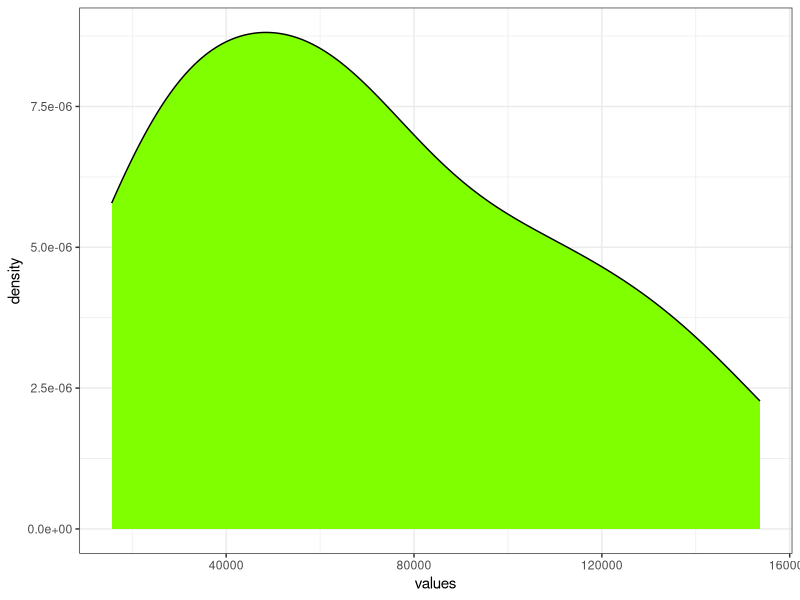
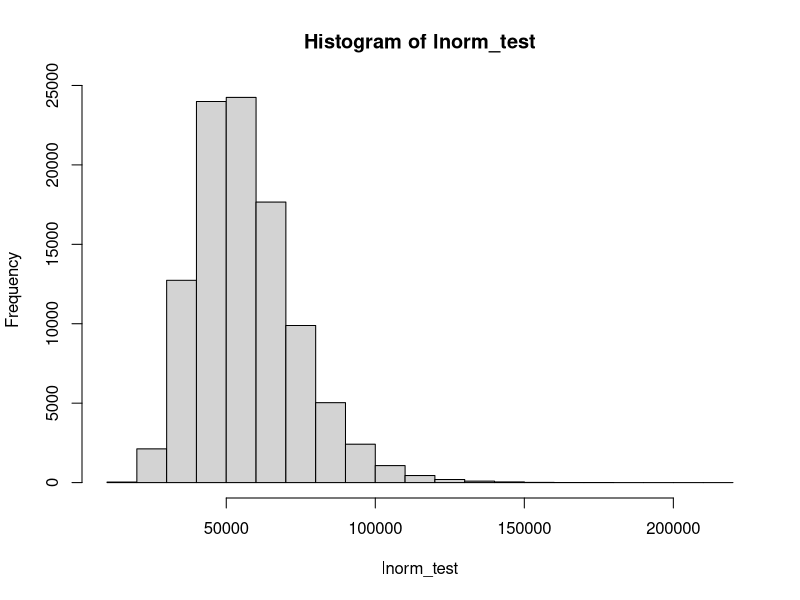
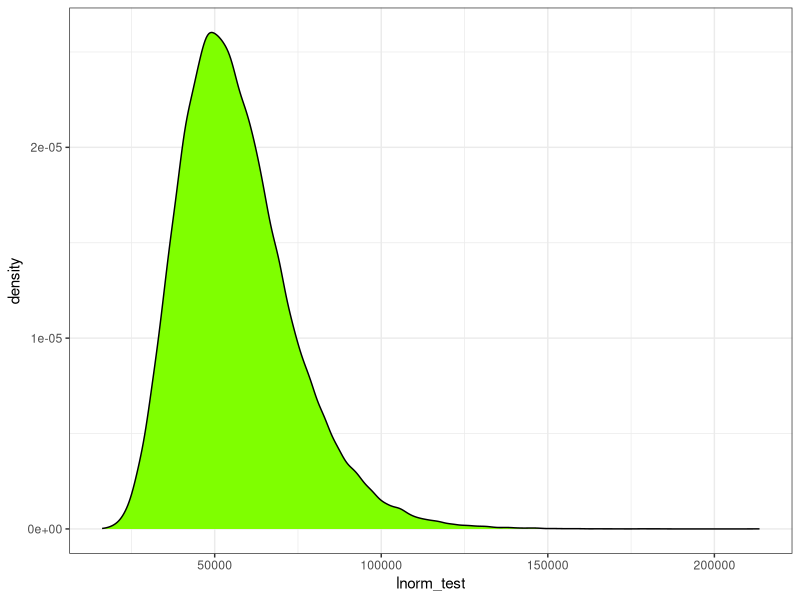
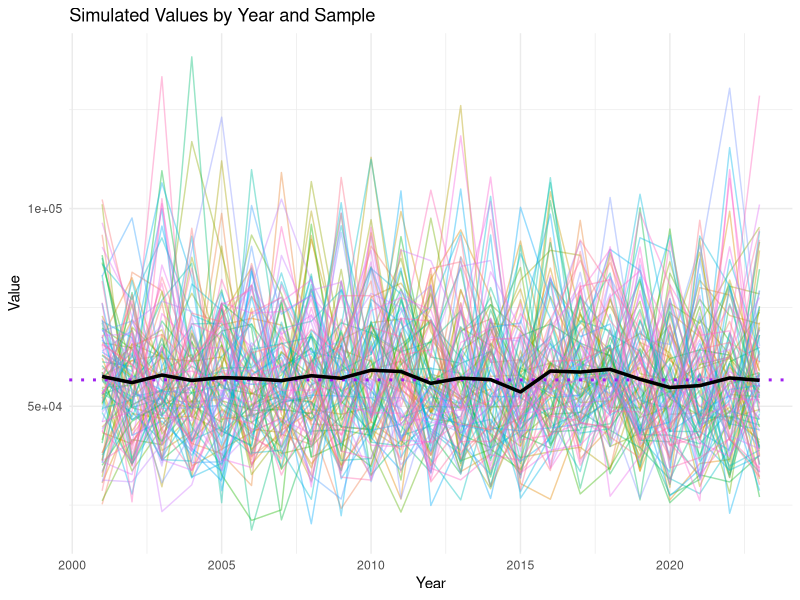
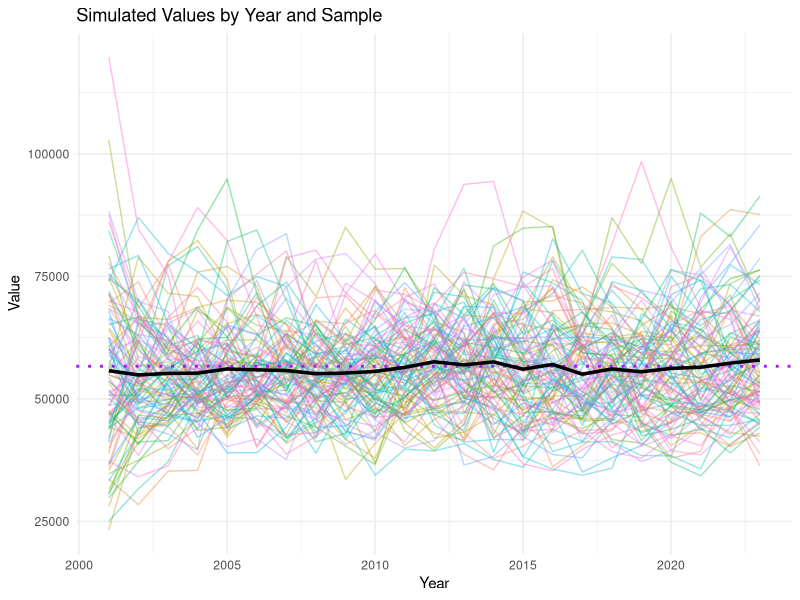

Recreate these plots in R, in order.
############################### Set a simulation with a mean at the ACL and pse of 50

#################################### ACL Single Year Average #####################################
library(tidyverse)
library(zoo)
library(slider)
library(dplyr)

## rec acl
rec_acl <- 56668


# Original data
values <- c(97567, 70855, 62834, 119194, 136541, 131796, 18672, 22069, 48081, 59094,
            26609, 110125, 75474, 153669, 32258, 49441, 15619, 101224, 88807, 57491,
            29663, 38848, 68438)

ggplot(data.frame(values), aes(values)) + geom_density(fill='chartreuse') + theme_bw()

# Proportional standard error
pse <- 0.3  # 50%
mean_value <- rec_acl
n_repeats <- 100
sd_val <- pse * mean_value# * sqrt(length(values))

#Estimating mean/sd for rlnorm
location <- log(mean_value^2/sqrt(sd_val^2 + mean_value^2))
shape <- sqrt(log(1+(sd_val^2/mean_value^2)))

#Check simulated distribution
lnorm_test <- rlnorm(100000, mean=location, sd=shape)
hist(lnorm_test)
ggplot(data.frame(lnorm_test), aes(lnorm_test)) + geom_density(fill='chartreuse') + theme_bw()
mean(lnorm_test)
sd(lnorm_test)

#Simulate 100 samples per value - lognormal distribution
#set.seed(456)
simulated_df_acl <- map_dfc(1:n_repeats, ~ rlnorm(length(values), mean = location, sd = shape)) %>%
  set_names(paste0("Sample", 1:n_repeats))

# Pivot to long format
simulated_long_acl <- simulated_df_acl %>%
  mutate(ID = row_number()) %>%
  pivot_longer(
    cols = starts_with("Sample"),
    names_to = "Sample",
    values_to = "Value"
  ) %>%
  mutate(
    Sample = str_remove(Sample, "Sample"),
    Value = pmax(Value, 0)#,# recode negative values to 0
    # Value = pmax(Value, 120000) # recode value > 120k to 120k
  )

#Cap - set maximum value; replace simulated values over cap with cap
cap <- max(values)

#Check percent above cap before adjusting
length(simulated_long_acl$Value[simulated_long_acl$Value>cap])/length(simulated_long_acl$Value)

#Replace
simulated_long_acl$Value <- ifelse(simulated_long_acl$Value > cap, cap, simulated_long_acl$Value)


# Count per ID and convert to percentage
percent_above_acl <- simulated_long_acl %>%
  mutate(Value_over = if_else(Value > 56668, 1, 0))

### Percent of values > 56668
Percent_over_1_yr_acl <- sum(percent_above_acl$Value_over/nrow(simulated_long_acl))
Percent_over_1_yr_acl


percent_above_plot_data_acl <- percent_above_acl %>% 
  mutate(Year = ID + 2000)

df_summary_acl <- percent_above_plot_data_acl %>%
  group_by(Year) %>%
  summarise(mean_value = mean(Value, na.rm = TRUE))

p1_acl <- ggplot(percent_above_plot_data_acl , aes(x = Year, y = Value, group = Sample, color = as.factor(Sample))) +
  geom_line(alpha = 0.4) +  # faint lines for clarity
  theme_minimal() +
  labs(
    title = "Simulated Values by Year and Sample",
    x = "Year",
    y = "Value",
    color = "Sample"
  ) +
  theme(legend.position = "none") +
  geom_hline(yintercept = rec_acl, color = "purple", linetype = "dotted", size = 1)
p2_acl <- p1_acl +
  geom_line(
    data = df_summary_acl,
    aes(x = Year, y = mean_value),
    color = "black",
    size = 1.2,
    inherit.aes = FALSE
  )

p2_acl

#ggsave(file="1year_acl_pse_10.png")
#################################### ACL Single Year Average #####################################





#################################### Three year ACL Year Average #####################################


# Proportional standard error
# pse <- 0.3  # 50%
# mean_value <- rec_acl
# n_repeats <- 100
# sd_val <- pse * mean_value * sqrt(length(values))
# 
# #mean/sd for rlnorm
# location <- log(mean_value^2/sqrt(sd_val^2 + mean_value^2))
# shape <- sqrt(log(1+(sd_val^2/mean_value^2)))


# Simulate 100 samples per value
#set.seed(456)
simulated_df_acl_3yr <- map_dfc(1:n_repeats, ~ rlnorm(length(values), mean = location, sd = shape)) %>%
  set_names(paste0("Sample", 1:n_repeats))

# Pivot to long format
simulated_long_acl_3yr <- simulated_df_acl_3yr %>%
  mutate(ID = row_number()) %>%
  pivot_longer(
    cols = starts_with("Sample"),
    names_to = "Sample",
    values_to = "Value"
  ) %>%
  mutate(
    Sample = str_remove(Sample, "Sample"),
    Value = pmax(Value, 0)
  )


#Cap - set maximum value; replace simulated values over cap with cap

cap <- max(values)

simulated_long_acl_3yr$Value <- ifelse(simulated_long_acl_3yr$Value > cap, cap, simulated_long_acl_3yr$Value)



simulated_long_acl_3yr <- simulated_long_acl_3yr %>% 
  arrange(Sample, ID) %>% 
  mutate(Year=ID+2000)


df_sma <- simulated_long_acl_3yr %>%
  arrange(Sample, Year) %>%      # order by Sample and Year
  group_by(Sample) %>%           # calculate separately for each Sample
  mutate(Rolling3yr_Avg = slide_dbl(Value,
                                    mean,
                                    .before = 2,     # include current year + 2 previous = 3-year window
                                    .complete = FALSE)) %>%
  ungroup()
head(df_sma, 50)
# Check


### 
library(tidyverse)

# Count per ID and convert to percentage
percent_above_acl_3yr <- df_sma %>%
  mutate(Value_over = if_else(Rolling3yr_Avg > 56668, 1, 0))

### Percent of values > 56668
Percent_over_3_yr_acl <- sum(percent_above_acl_3yr$Value_over/nrow(df_sma))
Percent_over_3_yr_acl 


percent_above_plot_data_acl_3yr <- df_sma

df_summary_acl_3yr <- percent_above_plot_data_acl_3yr %>%
  group_by(Year) %>%
  summarise(mean_3yrvalue = mean(Rolling3yr_Avg, na.rm = TRUE))

p1_acl_3yr <- ggplot(percent_above_plot_data_acl_3yr , aes(x = Year, y = Rolling3yr_Avg, group = Sample, color = as.factor(Sample))) +
  geom_line(alpha = 0.4) +  # faint lines for clarity
  theme_minimal() +
  labs(
    title = "Simulated Values by Year and Sample",
    x = "Year",
    y = "Value",
    color = "Sample"
  ) +
  theme(legend.position = "none") +
  geom_hline(yintercept = rec_acl, color = "purple", linetype = "dotted", size = 1)
p2_acl_3yr <- p1_acl_3yr +
  geom_line(
    data = df_summary_acl_3yr,
    aes(x = Year, y = mean_3yrvalue),
    color = "black",
    size = 1.2,
    inherit.aes = FALSE
  )

p2_acl_3yr

#ggsave(file="3year_acl_pse_10.png")



############################### Set a simulation with a mean at the ACL and pse of 50

### Summary Table 

out <- data.frame(Annual_AM=Percent_over_1_yr_acl,
                  Three_Year_AM=Percent_over_3_yr_acl, PSE=pse )
